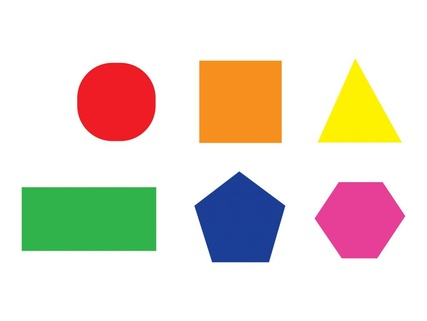
#> input picture Fred/object_detection/shape.jpg, 427 x 321 px, shrunk from 1024 x 770 before the run
$ jupyter execute object.ipynb
#> lines starting #> are read from the running program, lines starting #| are printed output that depends on the picture; after the words box and inside, x2 and y2 are one past the last pixel; in counts of white or black regions, pixels touching at a corner belong together
Shape detection based on vertex

[cell 1]
import cv2
import numpy as np
import matplotlib.pyplot as plt

def detect_shapes(image_path):
    # Read the image
#> called with image_path = 'shape.jpg'
    image = cv2.imread(image_path)
#> image is the input picture: shape (321, 427, 3); mean B, G, R 209.5, 220.7, 230.2
    if image is None:
        raise ValueError("Image not found or the path is incorrect")

    gray = cv2.cvtColor(image, cv2.COLOR_BGR2GRAY)
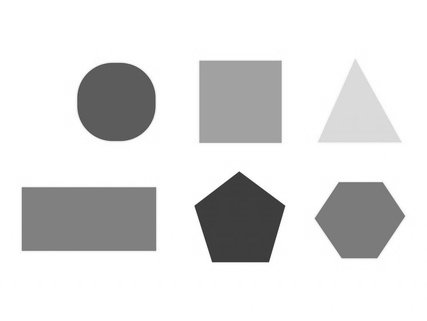
#> gray: shape (321, 427); min 46, max 255, mean 222.3
    blurred = cv2.GaussianBlur(gray, (5, 5), 0)
    _, thresh = cv2.threshold(blurred, 240, 255, cv2.THRESH_BINARY_INV)
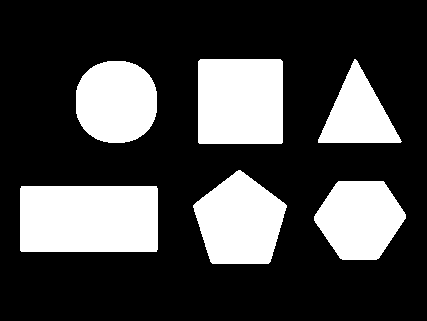
#> thresh: shape (321, 427); 27% white; 6 white regions

    # Find contours
    contours, _ = cv2.findContours(thresh.copy(), cv2.RETR_EXTERNAL, cv2.CHAIN_APPROX_SIMPLE)
#> contours = 6 contours; box (x1, y1, x2, y2) and area: (20, 186, 158, 252) 8900, (198, 59, 283, 144) 7051, (193, 170, 287, 264) 6088, (76, 61, 157, 143) 5375, (314, 181, 406, 260) 5228, (318, 59, 402, 143) 3558

    shapes = []
    for contour in contours:
        # Approximate the contour
        peri = cv2.arcLength(contour, True)
        approx = cv2.approxPolyDP(contour, 0.04 * peri, True)

        # If the shape has 3 vertices, it's a triangle
        if len(approx) == 3:
            shapes.append((contour, "Triangle", approx))
        # If the shape has 4 vertices, it's either a square or a rectangle
        elif len(approx) == 4:
            # Calculate aspect ratio
            x, y, w, h = cv2.boundingRect(approx)
            aspect_ratio = float(w) / h

            # If aspect ratio is close to 1, it's a square, otherwise a rectangle
            shape_type = "Square" if 0.95 <= aspect_ratio <= 1.05 else "Rectangle"
            shapes.append((contour, shape_type, approx))
        # If the shape has 5 vertices, it's a pentagon
        elif len(approx) == 5:
            shapes.append((contour, "Pentagon", approx))
        # If the shape has 6 vertices, it's a hexagon
        elif len(approx) == 6:
            shapes.append((contour, "Hexagon", approx))
        # If the shape has more than 6 vertices, it could be a circle or polygon
        else:
            # Use a simple heuristic: if the shape is very close to a circle
            area = cv2.contourArea(contour)
            (x, y), radius = cv2.minEnclosingCircle(contour)
            circle_area = np.pi * (radius ** 2)
            # Consider it a circle if the area difference is small and vertices are more than 8
            if abs(circle_area - area) < 0.5 * circle_area and len(approx) > 8:
                shapes.append((contour, "Circle", approx))
            else:
                shapes.append((contour, "Polygon", approx))
#> this loop made 6 passes
#> (peri, approx, x, y, w, h, aspect_ratio, shape_type) on passes 1, 6: (401.7, [[20, 188], [21, 251], [157, 249], [156, 186]], 20, 186, 138, 66, 2.09, 'Rectangle'), (332.5, [[200, 59], [198, 142], [281, 143], [282, 61]], 198, 59, 85, 85, 1, 'Square')
#> after the loop, shapes = 6 items

    return shapes, image

if __name__ == "__main__":
    image_path = "shape.jpg"  # Path to your image
    detected_shapes, image = detect_shapes(image_path)
#> detected_shapes = 6 items

    # Count shapes
    shape_counts = {"Triangle": 0, "Square": 0, "Rectangle": 0, "Circle": 0, "Pentagon": 0, "Hexagon": 0, "Polygon": 0}
    for contour, shape, _ in detected_shapes:
        shape_counts[shape] += 1
#> this loop made 6 passes
#> after the loop, shape_counts = {'Triangle': 1, 'Square': 1, 'Rectangle': 1, 'Circle': 0, 'Pentagon': 1, 'Hexagon': 2, 'Polygon': 0}

    # Annotate and mark the shapes
    for i, (contour, shape, vertices) in enumerate(detected_shapes):
        # Get the bounding box coordinates
        x, y, w, h = cv2.boundingRect(contour)

        # Draw the contour
        cv2.drawContours(image, [contour], -1, (0, 255, 0), 2)

        # Draw a mark at each vertex
        for vertex in vertices:
            x, y = vertex.ravel()
            cv2.circle(image, (x, y), 3, (255, 0, 0), -1)

        # Draw a mark at the centroid
        M = cv2.moments(contour)
        if M["m00"] != 0:
            cX = int(M["m10"] / M["m00"])
            cY = int(M["m01"] / M["m00"])
            cv2.circle(image, (cX, cY), 5, (255, 255, 255), -1)

            # Draw the name of the shape at the centroid
            cv2.putText(image, shape, (cX - 20, cY - 20), cv2.FONT_HERSHEY_SIMPLEX, 0.5, (255, 255, 255), 2)
#> this loop made 6 passes
#> (shape, vertices, w, h, cX, cY) on passes 1, 5, 6: ('Rectangle', [[20, 188], [21, 251], [157, 249], [156, 186]], 138, 66, 88, 218), ('Triangle', [[354, 59], [318, 142], [400, 142]], 84, 84, 357, 113), ('Square', [[200, 59], [198, 142], [281, 143], [282, 61]], 85, 85, 240, 101)
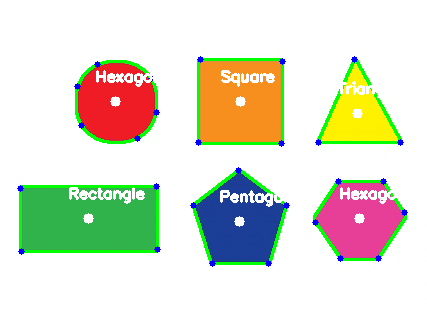
#> image: shape (321, 427, 3); 6.71% of pixels changed, all inside (x1, y1, x2, y2) = (17, 56, 408, 267)

    # Print the counts of each shape
    shape_count_text = "Detected shapes count:\n"
    y0, dy = 30, 30
    for i, (shape, count) in enumerate(shape_counts.items()):
        text = f"{shape}: {count}"
        shape_count_text += text + "\n"
        cv2.putText(image, text, (10, y0 + i * dy), cv2.FONT_HERSHEY_SIMPLEX, 0.6, (0, 255, 0), 2)
#> this loop made 7 passes
#> (shape, count, text) on passes 1 to 7: ('Triangle', 1, 'Triangle: 1'), ('Square', 1, 'Square: 1'), ('Rectangle', 1, 'Rectangle: 1'), ('Circle', 0, 'Circle: 0'), ('Pentagon', 1, 'Pentagon: 1'), ('Hexagon', 2, 'Hexagon: 2'), ('Polygon', 0, 'Polygon: 0')
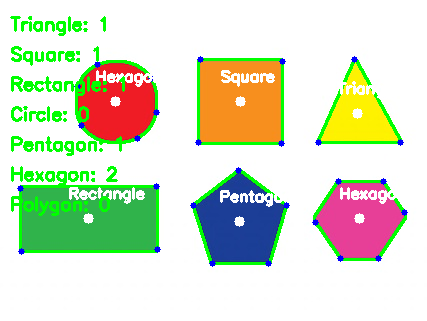
#> image: shape (321, 427, 3); 3.34% of pixels changed, all inside (x1, y1, x2, y2) = (10, 16, 125, 216)

    # Display the annotated image with matplotlib
    plt.figure(figsize=(10, 10))
    plt.imshow(cv2.cvtColor(image, cv2.COLOR_BGR2RGB))
    plt.axis('off')
    plt.show()

    # Display the shape count text
    print(shape_count_text)
#| Detected shapes count:
#| Triangle: 1
#| Square: 1
#| Rectangle: 1
#| Circle: 0
#| Pentagon: 1
#> (further printed lines are left out)

Mendeteksi trapesium, jajar genjang, belah ketupat, segitiga, segi panjang.
Namun jajar genjang masih terdeteksi sebagai trapesium.

[cell 2]
import cv2
import numpy as np
import matplotlib.pyplot as plt

def angle_between(v1, v2):
    v1 = v1.flatten()
    v2 = v2.flatten()
    unit_v1 = v1 / np.linalg.norm(v1)
    unit_v2 = v2 / np.linalg.norm(v2)
    dot_product = np.dot(unit_v1, unit_v2)
    angle = np.arccos(np.clip(dot_product, -1.0, 1.0))
    return np.degrees(angle)

def classify_quadrilateral(approx):
    # Get the side lengths
    side_lengths = [np.linalg.norm(approx[i] - approx[(i + 1) % 4]) for i in range(4)]
    # Get the angles
    angles = [angle_between(approx[i] - approx[(i - 1) % 4], approx[(i + 1) % 4] - approx[i]) for i in range(4)]

    # Sort side lengths and angles for easier comparison
    side_lengths.sort()
    angles = [angle % 180 for angle in angles]
    angles.sort()

    # Determine the type of quadrilateral
    if all(85 <= angle <= 95 for angle in angles):
        if np.allclose(side_lengths, side_lengths[0], atol=5):
            return "Square"
        else:
            return "Rectangle"
    elif np.allclose(side_lengths, side_lengths[0], atol=5):
        if not all(85 <= angle <= 95 for angle in angles):
            return "Rhombus"
        else:
            return "Square"
    elif len(set(np.round(angles, 1))) == 2:
        return "Parallelogram"
    else:
        return "Trapezium"

def detect_shapes(image_path):
    # Read the image
#> called with image_path = 'paint.png'
    image = cv2.imread(image_path)
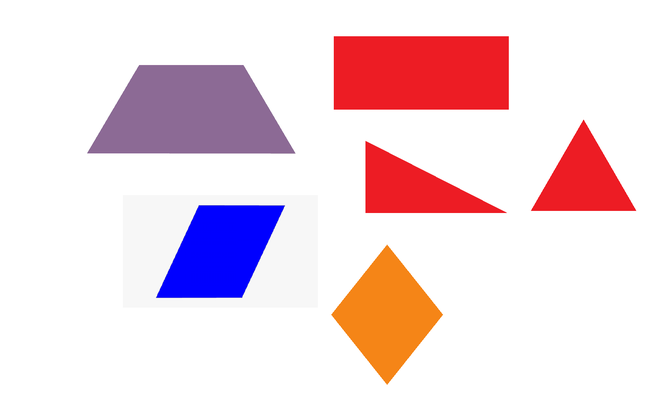
#> input picture Fred/object_detection/paint.png, 658 x 401 px, shrunk from 1579 x 962 before the run
#> image is the input picture: shape (401, 658, 3); mean B, G, R 223.1, 215.8, 239
    if image is None:
        raise ValueError("Image not found or the path is incorrect")

    gray = cv2.cvtColor(image, cv2.COLOR_BGR2GRAY)
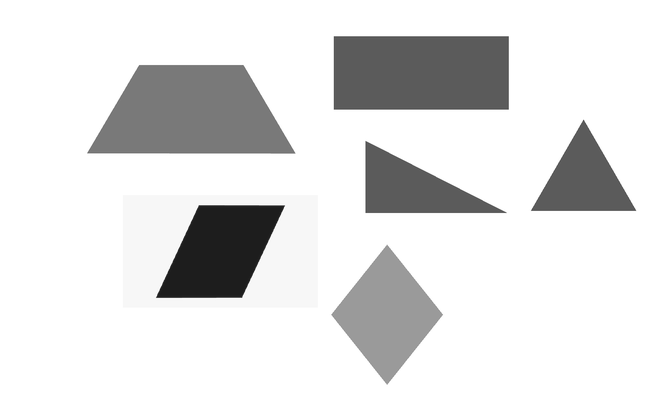
#> gray: shape (401, 658); min 28, max 255, mean 223.5
    blurred = cv2.GaussianBlur(gray, (5, 5), 0)
#> blurred: shape (401, 658)
    _, thresh = cv2.threshold(blurred, 240, 255, cv2.THRESH_BINARY_INV)
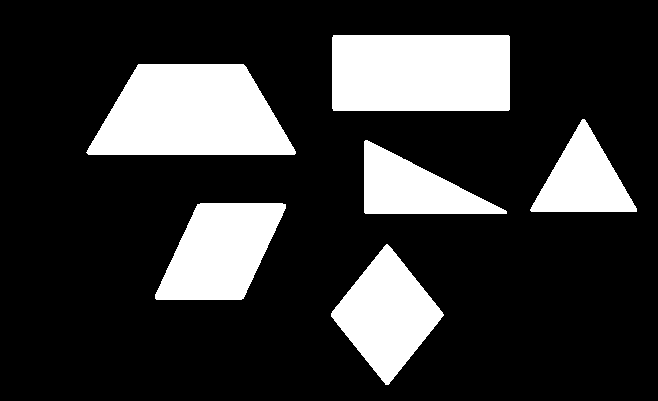
#> thresh: shape (401, 658); 21.2% white; 6 white regions

    # Find contours
    contours, _ = cv2.findContours(thresh.copy(), cv2.RETR_EXTERNAL, cv2.CHAIN_APPROX_SIMPLE)
#> contours = 6 contours; box (x1, y1, x2, y2) and area: (86, 64, 296, 155) 14296, (332, 35, 510, 111) 13271, (155, 203, 286, 300) 8562, (331, 244, 444, 385) 8116, (364, 140, 507, 214) 5428, (530, 119, 637, 212) 5106

    shapes = []
    for contour in contours:
        # Approximate the contour
        peri = cv2.arcLength(contour, True)
        approx = cv2.approxPolyDP(contour, 0.04 * peri, True)

        # If the shape has 3 vertices, it's a triangle
        if len(approx) == 3:
            shapes.append((contour, "Triangle", approx))
        # If the shape has 4 vertices, classify it further
        elif len(approx) == 4:
            shape_type = classify_quadrilateral(approx)
            shapes.append((contour, shape_type, approx))
        # If the shape has 5 vertices, it's a pentagon
        elif len(approx) == 5:
            shapes.append((contour, "Pentagon", approx))
        # If the shape has 6 vertices, it's a hexagon
        elif len(approx) == 6:
            shapes.append((contour, "Hexagon", approx))
        # If the shape has more than 6 vertices, it could be a circle or polygon
        else:
            # Use a simple heuristic: if the shape is very close to a circle
            area = cv2.contourArea(contour)
            (x, y), radius = cv2.minEnclosingCircle(contour)
            circle_area = np.pi * (radius ** 2)
            # Consider it a circle if the area difference is small and vertices are more than 8
            if abs(circle_area - area) < 0.5 * circle_area and len(approx) > 8:
                shapes.append((contour, "Circle", approx))
            else:
                shapes.append((contour, "Polygon", approx))
#> this loop made 6 passes
#> (peri, approx) on passes 1, 2, 5: (375.1, [[386, 244], [331, 316], [388, 384], [443, 314]]), (400.5, [[285, 204], [197, 204], [155, 298], [243, 298]]), (535.3, [[86, 152], [295, 153], [243, 64], [138, 64]])
#> after the loop, shapes = 6 items

    return shapes, image

if __name__ == "__main__":
    image_path = "paint.png"  # Path to your image
    detected_shapes, image = detect_shapes(image_path)

    # Count shapes
    shape_counts = {"Triangle": 0, "Square": 0, "Rectangle": 0, "Circle": 0, "Pentagon": 0, "Hexagon": 0, "Polygon": 0, "Trapezium": 0, "Parallelogram": 0, "Rhombus": 0}
    for contour, shape, _ in detected_shapes:
        shape_counts[shape] += 1
#> this loop made 6 passes
#> after the loop, shape_counts = 10 items

    # Annotate and mark the shapes
    for i, (contour, shape, vertices) in enumerate(detected_shapes):
        # Get the bounding box coordinates
        x, y, w, h = cv2.boundingRect(contour)

        # Draw the contour
        cv2.drawContours(image, [contour], -1, (0, 255, 0), 2)

        # Draw a mark at each vertex
        for vertex in vertices:
            x, y = vertex.ravel()
            cv2.circle(image, (x, y), 3, (255, 0, 0), -1)

        # Draw a mark at the centroid
        M = cv2.moments(contour)
        if M["m00"] != 0:
            cX = int(M["m10"] / M["m00"])
            cY = int(M["m01"] / M["m00"])
            cv2.circle(image, (cX, cY), 5, (255, 255, 255), -1)

            # Draw the name of the shape at the centroid
            cv2.putText(image, shape, (cX - 20, cY - 20), cv2.FONT_HERSHEY_SIMPLEX, 0.5, (255, 255, 255), 2)
#> this loop made 6 passes
#> (shape, vertices, w, h, cX, cY) on passes 1 to 4: ('Rhombus', [[386, 244], [331, 316], [388, 384], [443, 314]], 113, 141, 386, 314), ('Parallelogram', [[285, 204], [197, 204], [155, 298], [243, 298]], 131, 97, 220, 250), ('Triangle', [[364, 141], [365, 213], [506, 213]], 143, 74, 412, 188), ('Triangle', [[582, 119], [530, 210], [636, 211]], 107, 93, 583, 179)
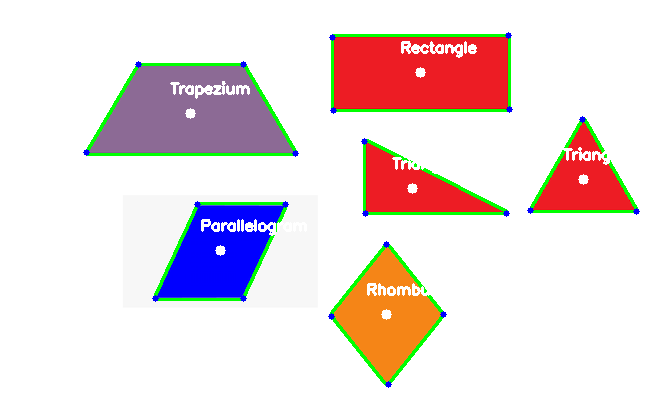
#> image: shape (401, 658, 3); 4.3% of pixels changed, all inside (x1, y1, x2, y2) = (83, 32, 640, 388)

    # Print the counts of each shape
    shape_count_text = "Detected shapes count:\n"
    y0, dy = 30, 30
    for i, (shape, count) in enumerate(shape_counts.items()):
        text = f"{shape}: {count}"
        shape_count_text += text + "\n"
        cv2.putText(image, text, (10, y0 + i * dy), cv2.FONT_HERSHEY_SIMPLEX, 0.6, (0, 255, 0), 2)
#> this loop made 10 passes
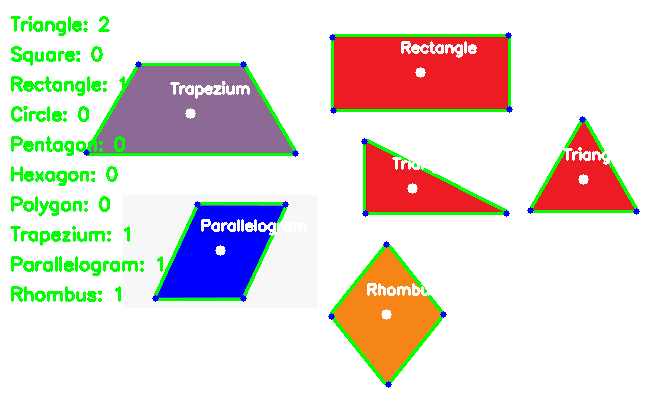
#> image: shape (401, 658, 3); 2.74% of pixels changed, all inside (x1, y1, x2, y2) = (10, 16, 163, 302)

    # Display the annotated image with matplotlib
    plt.figure(figsize=(10, 10))
    plt.imshow(cv2.cvtColor(image, cv2.COLOR_BGR2RGB))
    plt.axis('off')
    plt.show()

    # Display the shape count text
    print(shape_count_text)
#| Detected shapes count:
#| Triangle: 2
#| Square: 0
#| Rectangle: 1
#| Circle: 0
#| Pentagon: 0
#> (further printed lines are left out)

[cell 3]
import cv2
import numpy as np
import matplotlib.pyplot as plt

def angle_between(v1, v2):
    v1 = v1.flatten()
    v2 = v2.flatten()
    unit_v1 = v1 / np.linalg.norm(v1)
    unit_v2 = v2 / np.linalg.norm(v2)
    dot_product = np.dot(unit_v1, unit_v2)
    angle = np.arccos(np.clip(dot_product, -1.0, 1.0))
    return np.degrees(angle)

def classify_quadrilateral(approx):
    # Get the side lengths
    side_lengths = [np.linalg.norm(approx[i] - approx[(i + 1) % 4]) for i in range(4)]
    # Get the angles
    angles = [angle_between(approx[i] - approx[(i - 1) % 4], approx[(i + 1) % 4] - approx[i]) for i in range(4)]

    # Sort side lengths and angles for easier comparison
    side_lengths.sort()
    angles = [angle % 180 for angle in angles]
    angles.sort()

    # Determine the type of quadrilateral
    if all(85 <= angle <= 95 for angle in angles):
        if np.allclose(side_lengths, side_lengths[0], atol=5):
            return "Square"
        else:
            return "Rectangle"
    elif np.allclose(side_lengths, side_lengths[0], atol=5):
        if not all(85 <= angle <= 95 for angle in angles):
            return "Rhombus"
        else:
            return "Square"
    elif len(set(np.round(angles, 1))) == 2:
        return "Parallelogram"
    else:
        return "Trapezium"

def detect_shapes(image_path):
    # Read the image
#> called with image_path = 'paint.png'
    image = cv2.imread(image_path)
    if image is None:
        raise ValueError("Image not found or the path is incorrect")

    gray = cv2.cvtColor(image, cv2.COLOR_BGR2GRAY)
    blurred = cv2.GaussianBlur(gray, (5, 5), 0)
    _, thresh = cv2.threshold(blurred, 240, 255, cv2.THRESH_BINARY_INV)

    # Find contours
    contours, _ = cv2.findContours(thresh.copy(), cv2.RETR_EXTERNAL, cv2.CHAIN_APPROX_SIMPLE)

    shapes = []
    for contour in contours:
        # Approximate the contour
        peri = cv2.arcLength(contour, True)
        approx = cv2.approxPolyDP(contour, 0.04 * peri, True)

        # If the shape has 3 vertices, it's a triangle
        if len(approx) == 3:
            shapes.append((contour, "Triangle", approx))
        # If the shape has 4 vertices, classify it further
        elif len(approx) == 4:
            shape_type = classify_quadrilateral(approx)
            shapes.append((contour, shape_type, approx))
        # If the shape has 5 vertices, it's a pentagon
        elif len(approx) == 5:
            shapes.append((contour, "Pentagon", approx))
        # If the shape has 6 vertices, it's a hexagon
        elif len(approx) == 6:
            shapes.append((contour, "Hexagon", approx))
        # If the shape has more than 6 vertices, it could be a circle or polygon
        else:
            # Use a simple heuristic: if the shape is very close to a circle
            area = cv2.contourArea(contour)
            (x, y), radius = cv2.minEnclosingCircle(contour)
            circle_area = np.pi * (radius ** 2)
            # Consider it a circle if the area difference is small and vertices are more than 8
            if abs(circle_area - area) < 0.5 * circle_area and len(approx) > 8:
                shapes.append((contour, "Circle", approx))
            else:
                shapes.append((contour, "Polygon", approx))
#> after the loop, shapes = 6 items

    return shapes, image

if __name__ == "__main__":
    image_path = "paint.png"  # Path to your image
    detected_shapes, image = detect_shapes(image_path)

    # Count shapes
    shape_counts = {"Triangle": 0, "Square": 0, "Rectangle": 0, "Circle": 0, "Pentagon": 0, "Hexagon": 0, "Polygon": 0, "Trapezium": 0, "Parallelogram": 0, "Rhombus": 0}
    for contour, shape, _ in detected_shapes:
        shape_counts[shape] += 1

    # Annotate and mark the shapes
    for i, (contour, shape, vertices) in enumerate(detected_shapes):
        # Get the bounding box coordinates
        x, y, w, h = cv2.boundingRect(contour)

        # Draw the contour
        cv2.drawContours(image, [contour], -1, (0, 255, 0), 2)

        # Draw a mark at each vertex
        for vertex in vertices:
            x, y = vertex.ravel()
            cv2.circle(image, (x, y), 3, (255, 0, 0), -1)

        # Draw a mark at the centroid
        M = cv2.moments(contour)
        if M["m00"] != 0:
            cX = int(M["m10"] / M["m00"])
            cY = int(M["m01"] / M["m00"])
            cv2.circle(image, (cX, cY), 5, (255, 255, 255), -1)

            # Draw the name of the shape at the centroid
            cv2.putText(image, shape, (cX - 20, cY - 20), cv2.FONT_HERSHEY_SIMPLEX, 0.5, (255, 255, 255), 2)

    # Print the counts of each shape
    shape_count_text = "Detected shapes count:\n"
    y0, dy = 30, 30
    for i, (shape, count) in enumerate(shape_counts.items()):
        text = f"{shape}: {count}"
        shape_count_text += text + "\n"
        cv2.putText(image, text, (10, y0 + i * dy), cv2.FONT_HERSHEY_SIMPLEX, 0.6, (0, 255, 0), 2)

    # Display the annotated image with matplotlib
    plt.figure(figsize=(10, 10))
    plt.imshow(cv2.cvtColor(image, cv2.COLOR_BGR2RGB))
    plt.axis('off')
    plt.show()

    # Display the shape count text
    print(shape_count_text)
#| Detected shapes count:
#| Triangle: 2
#| Square: 0
#| Rectangle: 1
#| Circle: 0
#| Pentagon: 0
#> (further printed lines are left out)

[cell 4]
import cv2
import numpy as np
import matplotlib.pyplot as plt

def angle_between(v1, v2):
    v1 = v1.flatten()
    v2 = v2.flatten()
    unit_v1 = v1 / np.linalg.norm(v1)
    unit_v2 = v2 / np.linalg.norm(v2)
    dot_product = np.dot(unit_v1, unit_v2)
    angle = np.arccos(np.clip(dot_product, -1.0, 1.0))
    return np.degrees(angle)

def classify_quadrilateral(approx):
    # Get the side lengths
    side_lengths = [np.linalg.norm(approx[i] - approx[(i + 1) % 4]) for i in range(4)]
    # Get the angles
    angles = [angle_between(approx[i] - approx[(i - 1) % 4], approx[(i + 1) % 4] - approx[i]) for i in range(4)]

    # Sort side lengths and angles for easier comparison
    side_lengths.sort()
    angles = [angle % 180 for angle in angles]
    angles.sort()

    # Determine the type of quadrilateral
    if all(85 <= angle <= 95 for angle in angles):
        if np.allclose(side_lengths, side_lengths[0], atol=5):
            return "Square"
        else:
            return "Rectangle"
    elif np.allclose(side_lengths, side_lengths[0], atol=5):
        if not all(85 <= angle <= 95 for angle in angles):
            return "Rhombus"
        else:
            return "Square"
    elif len(set(np.round(angles, 1))) == 2:
        return "Parallelogram"
    else:
        return "Trapezium"

def detect_shapes(image_path):
    # Read the image
#> called with image_path = 'parallelogram.png'
    image = cv2.imread(image_path)
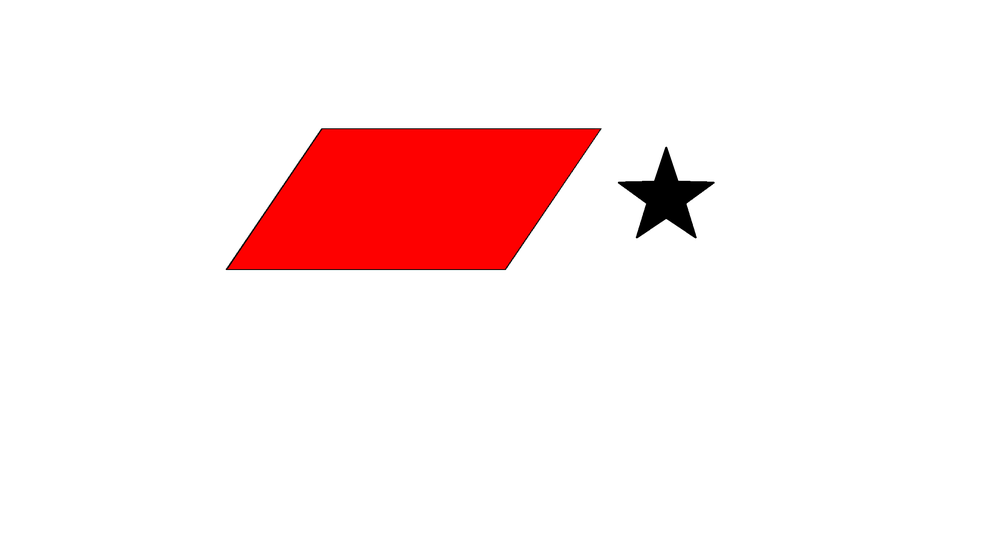
#> input picture Fred/object_detection/parallelogram.png, 1000 x 550 px, shrunk from 2400 x 1320 before the run
#> image is the input picture: shape (550, 1000, 3); mean B, G, R 235.1, 235.1, 253
    if image is None:
        raise ValueError("Image not found or the path is incorrect")

    gray = cv2.cvtColor(image, cv2.COLOR_BGR2GRAY)
#> gray: shape (550, 1000)
#> (the rest of the program and of its run is left out)
